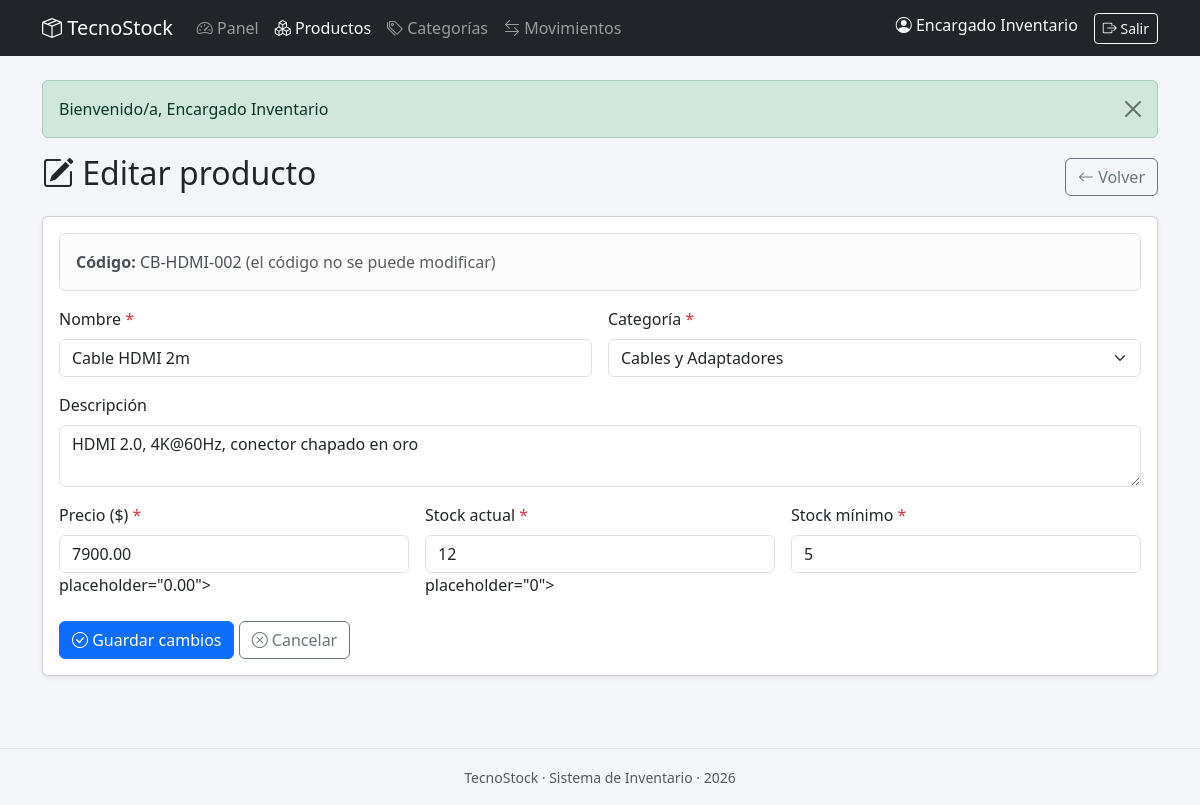
Page /productos/editar.php?id=2 (signed in) on the committed database.
### tables this page shows
CREATE TABLE producto (
    id_producto   INT AUTO_INCREMENT PRIMARY KEY,
    codigo        VARCHAR(40) NOT NULL UNIQUE,
    nombre        VARCHAR(120) NOT NULL,
    descripcion   TEXT DEFAULT NULL,
    precio        DECIMAL(10, 2) NOT NULL DEFAULT 0,
    stock_actual  INT NOT NULL DEFAULT 0,
    stock_minimo  INT NOT NULL DEFAULT 0,
    estado        TINYINT(1) NOT NULL DEFAULT 1,
    id_categoria  INT NOT NULL,
    CONSTRAINT fk_producto_categoria
        FOREIGN KEY (id_categoria) REFERENCES categoria(id_categoria),
    CONSTRAINT chk_precio_positivo
        CHECK (precio >= 0),
    CONSTRAINT chk_stock_actual_positivo
        CHECK (stock_actual >= 0),
    CONSTRAINT chk_stock_minimo_positivo
        CHECK (stock_minimo >= 0)
);

CREATE TABLE categoria (
    id_categoria  INT AUTO_INCREMENT PRIMARY KEY,
    nombre        VARCHAR(80) NOT NULL,
    descripcion   VARCHAR(255) DEFAULT NULL,
    estado        TINYINT(1) NOT NULL DEFAULT 1
);

### includes/functions.php (called while the page is built, shortened)
<?php
function e(string $valor): string
{
    return htmlspecialchars($valor, ENT_QUOTES, 'UTF-8');
}

### productos/editar.php (the view, shortened to what this page needs)
<?php
require_once __DIR__ . '/../includes/functions.php';
$pdo = getConexion();
$errores = [];
$id = (int)($_GET['id'] ?? 0);
$stmt = $pdo->prepare('SELECT * FROM producto WHERE id_producto = ?');
$stmt->execute([$id]);
$producto = $stmt->fetch();
$categorias = $pdo->query('SELECT id_categoria, nombre FROM categoria WHERE estado = 1 ORDER BY nombre')->fetchAll();
include __DIR__ . '/../includes/header.php';
?>
<div class="d-flex justify-content-between align-items-center mb-3">
    <h2><i class="bi bi-pencil-square"></i> Editar producto</h2>
    <a href="index.php" class="btn btn-outline-secondary">
        <i class="bi bi-arrow-left"></i> Volver
    </a>
</div>
<div class="card shadow-sm">
    <div class="card-body">
        <div class="alert alert-light border">
            <strong>Código:</strong> <?= e($producto['codigo']) ?>
            <span class="text-muted">(el código no se puede modificar)</span>
        </div>
        <form id="formProducto" method="POST" novalidate>
            <div class="row g-3">
                <div class="col-md-6">
                    <label for="nombre" class="form-label">Nombre <span class="text-danger">*</span></label>
                    <input type="text" class="form-control <?= isset($errores['nombre']) ? 'is-invalid' : '' ?>"
                           id="nombre" name="nombre"
                           value="<?= e($_POST['nombre'] ?? $producto['nombre']) ?>" required>
                </div>
                <div class="col-md-6">
                    <label for="id_categoria" class="form-label">Categoría <span class="text-danger">*</span></label>
                    <select class="form-select <?= isset($errores['id_categoria']) ? 'is-invalid' : '' ?>"
                            id="id_categoria" name="id_categoria" required>
                        <?php foreach ($categorias as $c): ?>
                        <option value="<?= $c['id_categoria'] ?>"
                            <?php
                            $valSel = $_POST['id_categoria'] ?? $producto['id_categoria'];
                            echo ($valSel == $c['id_categoria']) ? 'selected' : '';
                            ?>>
                            <?= e($c['nombre']) ?>
                        </option>
                        <?php endforeach; ?>
                    </select>
                </div>
                <div class="col-12">
                    <label for="descripcion" class="form-label">Descripción</label>
                    <textarea class="form-control" id="descripcion" name="descripcion" rows="2"><?= e($_POST['descripcion'] ?? $producto['descripcion']) ?></textarea>
                </div>
                <div class="col-md-4">
                    <label for="precio" class="form-label">Precio ($) <span class="text-danger">*</span></label>
                    <input type="number" step="0.01" min="0" class="form-control <?= isset($errores['precio']) ? 'is-invalid' : '' ?>"
                           id="precio" name="precio"
                           value="<?= e($_POST['precio'] ?? $producto['precio']) ?>" required>
                           placeholder="0.00">
                </div>
                <div class="col-md-4">
                    <label for="stock_actual" class="form-label">Stock actual <span class="text-danger">*</span></label>
                    <input type="number" min="0" class="form-control <?= isset($errores['stock_actual']) ? 'is-invalid' : '' ?>"
                           id="stock_actual" name="stock_actual"
                           value="<?= e($_POST['stock_actual'] ?? $producto['stock_actual']) ?>" required>
                           placeholder="0">
                </div>
                <div class="col-md-4">
                    <label for="stock_minimo" class="form-label">Stock mínimo <span class="text-danger">*</span></label>
                    <input type="number" min="0" class="form-control <?= isset($errores['stock_minimo']) ? 'is-invalid' : '' ?>"
                           id="stock_minimo" name="stock_minimo"
                           value="<?= e($_POST['stock_minimo'] ?? $producto['stock_minimo']) ?>" required
                           placeholder="0">
                </div>
            </div>
            <div class="mt-4">
                <button type="submit" class="btn btn-primary">
                    <i class="bi bi-check-circle"></i> Guardar cambios
                </button>
                <a href="index.php" class="btn btn-outline-secondary">
                    <i class="bi bi-x-circle"></i> Cancelar
                </a>
            </div>
        </form>
    </div>
</div>
<?php include __DIR__ . '/../includes/footer.php'; ?>

### assets/css/style.css (style rules this page uses)
body { background-color: #f4f6f9; }

### rows in the picture
producto: codigo "CB-HDMI-002", nombre "Cable HDMI 2m", id_categoria "Cables y Adaptadores", descripcion "HDMI 2.0, 4K@60Hz, conector chapado en oro", precio "7900.00", stock_actual "12", stock_minimo "5"

### other values in the picture
nombreUsuario() "Encargado Inventario"
$flash['mensaje'] "Bienvenido/a, Encargado Inventario"
